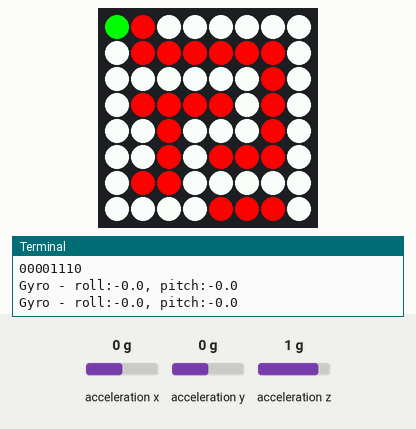
Simulated run of this program. Board: Raspberry Pi (BCM pin numbers) with a Sense HAT. On the bench: the Sense HAT's 8×8 RGB LED matrix, the last lines printed to the terminal. The inputs (shaded band) are chosen by the test bench; at power-on: acceleration y 0 g, acceleration x 0 g, acceleration z 1 g.

Above: at 1.2 s.
1.3 s: acceleration y set to 0.8 g
At 2.8 s:
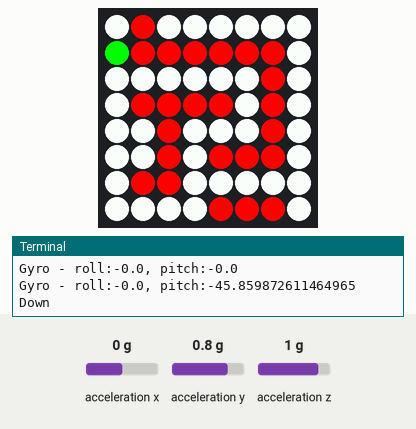
7.5 s: acceleration x set to 0.1 g
At 8.8 s:
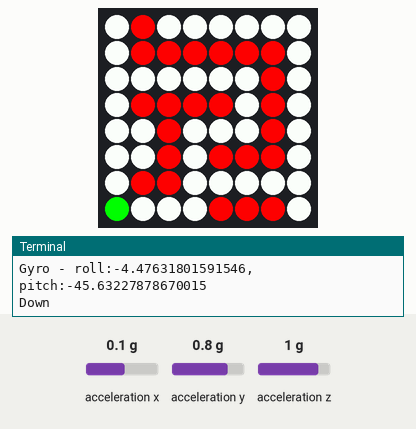
Timing chart, 0 to 10.5 s (numbered marks = the images above; inputs shaded):
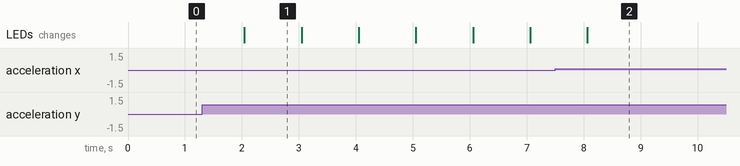

The program:

main1.py
```python
from sense_hat import SenseHat
from time import sleep

sense = SenseHat()
red = (255, 0, 0)
green = (0, 255, 0)
blue = (0, 0, 255)
white = (255, 255, 255)
black = (0, 0, 0)

class Game():
    def __init__(self):
        self.size = 8
        self.board = [
        [0, 1, 0, 0, 0, 0, 0, 0],
        [0, 1, 1, 1, 1, 1, 1, 0],
        [0, 0, 0, 0, 0, 0, 1, 0],
        [0, 1, 1, 1, 1, 0, 1, 0],
        [0, 0, 1, 0, 0, 0, 1, 0],
        [0, 0, 1, 0, 1, 1, 1, 0],
        [0, 1, 1, 0, 0, 0, 0, 0],
        [0, 0, 0, 0, 1, 1, 1, 0]
        ]
        self.player = [0, 0]
        self.goal = [self.size - 1, self.size - 1]

    def PrintInfo(self):
        print("size : ", self.size)
        for i in self.board:
            for j in i:
                print(j, end='')
            print()

    def PrintMap(self):
        #sense.set_pixel(self.player[1], self.player[0], green)
        for i in range(self.size):
            for j in range(self.size):
                sense.set_pixel(j, i, red if self.board[i][j] else white)
        sense.set_pixel(self.player[1], self.player[0], green)
        #sense.set_pixel(self.goal[1], self.goal[0], green)

    def FindPath(self):
        #part2
        pass

    def GetGyroSense(self):
        # Sense HAT에서 가속도 및 방향 데이터 가져오기
        acceleration = sense.get_accelerometer_raw()
        # X, Y, Z 축 가속도 값 가져오기
        acc_x = acceleration['x']
        acc_y = acceleration['y']
        acc_z = acceleration['z']
        # X, Y 축의 기울기 계산 (라디안 값)
        roll_rad = -1 * (acc_x / ((acc_y ** 2 + acc_z ** 2) ** 0.5))
        pitch_rad = -1 * (acc_y / ((acc_x ** 2 + acc_z ** 2) ** 0.5))
        # 라디안 값을 각도로 변환 (degrees)
        roll = roll_rad * 180 / 3.14
        pitch = pitch_rad * 180 / 3.14
        # 결과 출력
        #print("Roll: {:.2f} degrees".format(roll))
        #print("Pitch: {:.2f} degrees".format(pitch))
        return [roll, pitch]

        #### prev.
        gyro = sense.get_gyroscope()
        x = gyro['pitch']
        y = gyro['roll']
        z = gyro['yaw']
        #print(f"Gyro - X:{x}, Y:{y}, Z:{z}")
        return [x, y, z]

    def Left(self):
        y, x = self.player
        nx = x - 1
        if nx < 0 or self.board[y][nx]: return [y, x]
        else: return [y, nx]

    def Right(self):
        y, x = self.player
        nx = x + 1
        if nx >= self.size or self.board[y][nx]: return [y, x]
        else: return [y, nx]

    def Top(self):
        y, x = self.player
        ny = y - 1
        if ny < 0 or self.board[ny][x]: return [y, x]
        else: return [ny, x]

    def Down(self):
        y, x = self.player
        ny = y + 1
        if ny >= self.size or self.board[ny][x]: return [y, x]
        else: return [ny, x]

    def Run(self):
        sense.set_pixel(self.player[1], self.player[0], white)
        x, y = self.GetGyroSense()
        print(f"Gyro - roll:{x}, pitch:{y}")
        # print(f"Player - X:{self.player[1]}, Y:{self.player[0]}")
        if x > 20 and x < 180:
            print("Left")
            self.player = self.Left()
        elif x < -20 and x > -180:
            print("Right")
            self.player = self.Right()
        elif y < -20 and y > -180:
            print("Down")
            self.player = self.Down()
        elif y < 180 and y > 20:
            print("Top")
            self.player = self.Top()
        sense.set_pixel(self.player[1], self.player[0], green)
        sleep(1)

    def __del__(self):
        sense.clear()


def main():
    print("main!")
    game = Game()
    game.PrintInfo()
    game.PrintMap()
    while True:
        game.Run()

if __name__ == "__main__":
    main()
```

Measured:
- after the input at 1.3 s, the LEDs: change after 0.74 s (image 1)
- what the display in image 1 shows lasts 1.0 s, from 2.0 s to 3.0 s
